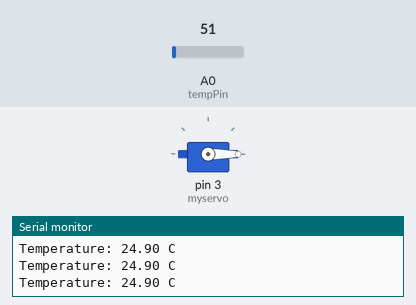
A sketch run on a simulated Arduino Uno, built with avr-gcc and run on an emulated ATmega328P. Parts: servo, the last lines printed to the serial monitor. Inputs (shaded band) come from the test bench; at power-on: A0 (tempPin) = 51.

Above: at 1.3 s.
1.4 s: A0 (tempPin) set to 66
At 2.7 s:
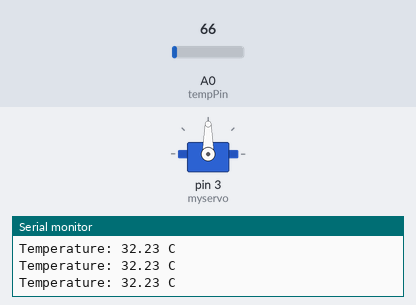
3.0 s: A0 (tempPin) set to 61
At 4.0 s:
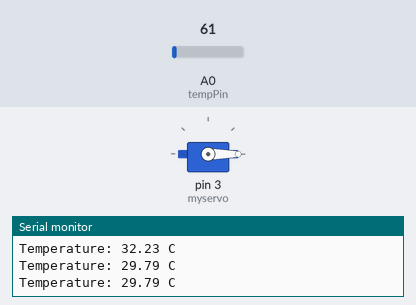
4.5 s: A0 (tempPin) set to 71
At 5.2 s:
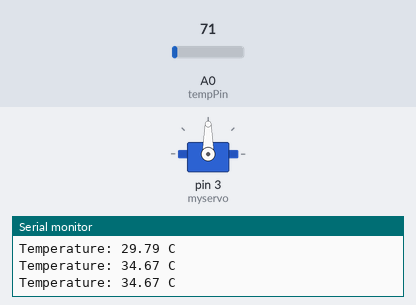
Timing chart, 0 to 7.5 s (numbered marks = the images above; inputs shaded):
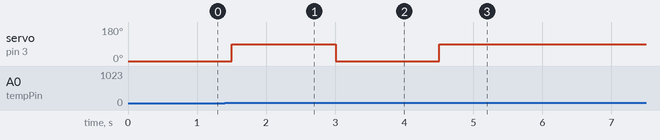

Measured:
- the behaviour switches between 61 and 62 on A0 (tempPin) (found by bisection; images 0 and 1)
- after the input at 1.4 s, servo on pin 3 (myservo): 0° → 90° after 0.10 s
- after the input at 3.0 s, servo on pin 3 (myservo): 90° → 0° at once
- after the input at 4.5 s, servo on pin 3 (myservo): 0° → 90° at once

The sketch:

no1.ino
```cpp
#include <Servo.h>
Servo myservo;
int pos = 2;
int tempPin = A0;
float temperature;
void setup() {
  myservo.attach(3);
  Serial.begin(9600);
}
void loop() {
  int reading = analogRead(tempPin);
  temperature = (reading * 5.0) / 1024.0 * 100.0;
  Serial.print("Temperature: ");
  Serial.print(temperature);
  Serial.println(" C");
  if (temperature > 30) {
    myservo.write(90);
  } else {
    myservo.write(0);
  }
  delay(500);
}
```
